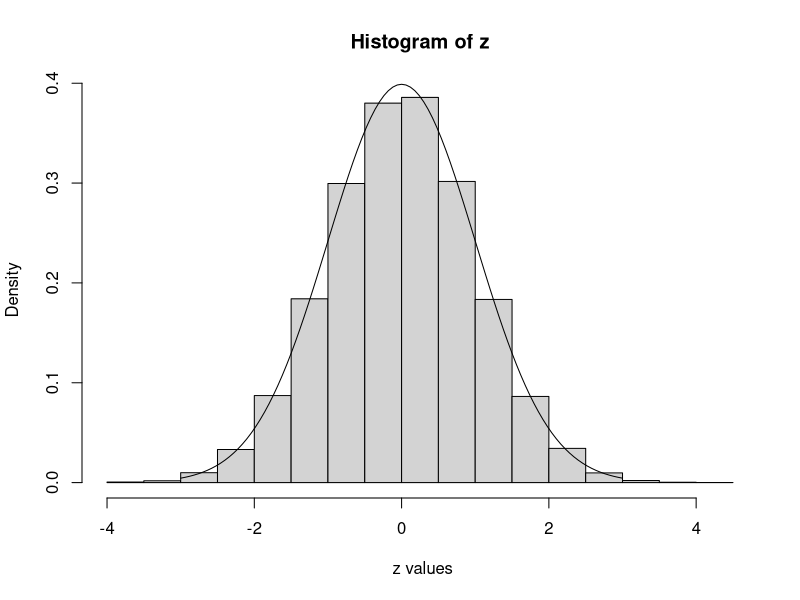

The R source for this figure:
PolarMethod1<-function(N)
{

  x<-numeric(N)
  y<-numeric(N)
  z<-numeric(N)

  i<-1

  while(i<=N)
  {u1<-runif(1)
  u2<-runif(1)
  v1<-(2*u1)-1
  v2<-(2*u2)-1
  s<-(v1^2)+(v2^2)

  if(s<=1)
  {
    x[i]<-((-2*log(s)/s)^(1/2))*v1
    y[i]<-((-2*log(s)/s)^(1/2))*v2
    z[i]<-(x[i]+y[i])/sqrt(2) #standarization
    i<-i+1
  }
  else
    i<-i-1
  }

  return(z)
}
z<-PolarMethod1(100000)
hist(z,freq=F,ylab="Density",xlab=" z values")
curve(dnorm(x),from=-3,to=3,add=TRUE)